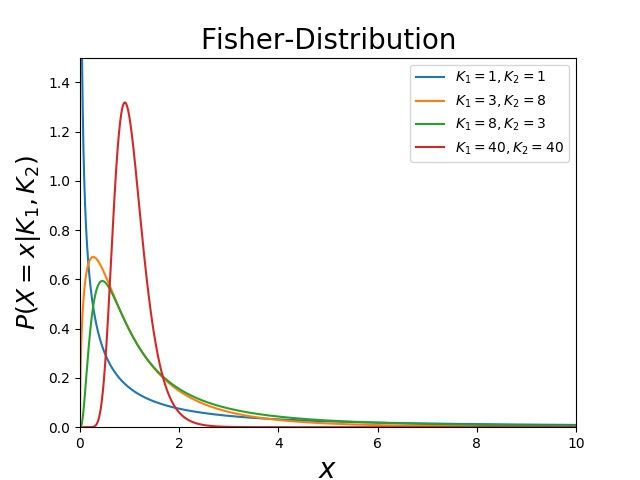

Here is the Python script that generated this plot:
import numpy as np
from scipy.stats import f
import matplotlib.pyplot as plt

x=np.arange(0,10,.001)
plt.plot(x,f.pdf(x,1,1), x,f.pdf(x,3,8), x,f.pdf(x,8,3), x,f.pdf(x, 40,40))

plt.xlim(0,10)
plt.ylim(0,1.5)

plt.xlabel('$x$',fontsize=20)
plt.ylabel('$P(X=x | K_1,K_2)$',fontsize=18)

plt.title('Fisher-Distribution',fontsize=20)
plt.legend(['$K_1=1, K_2=1$','$K_1=3, K_2=8$', '$K_1=8 ,K_2=3$', '$K_1=40, K_2=40$'])
plt.show()
